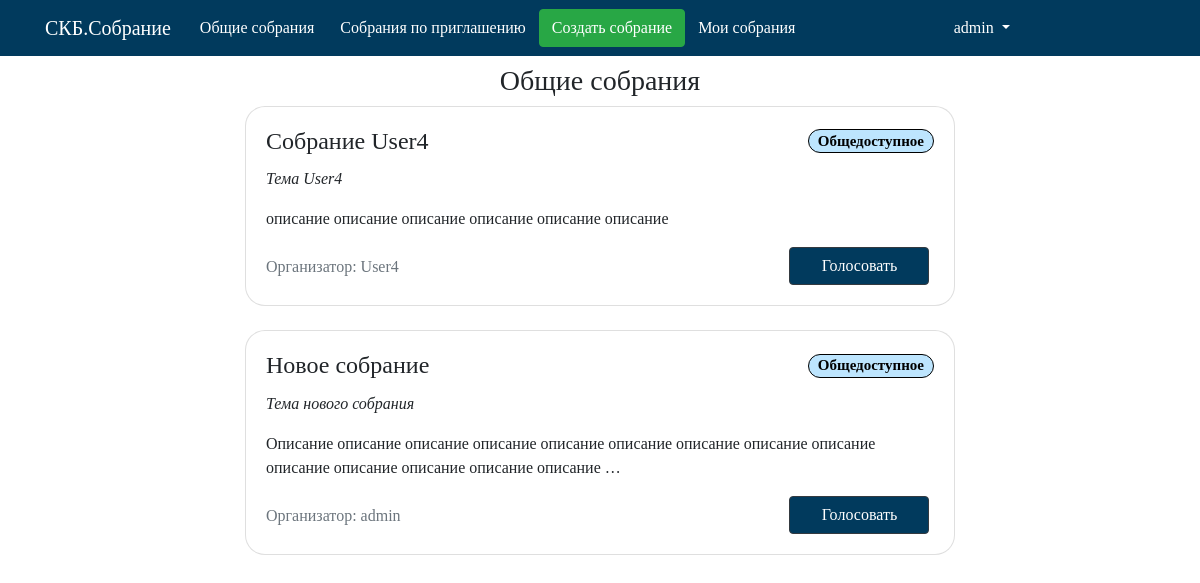
Page /maket/public_meetings/ (signed in) on the earlier database version.
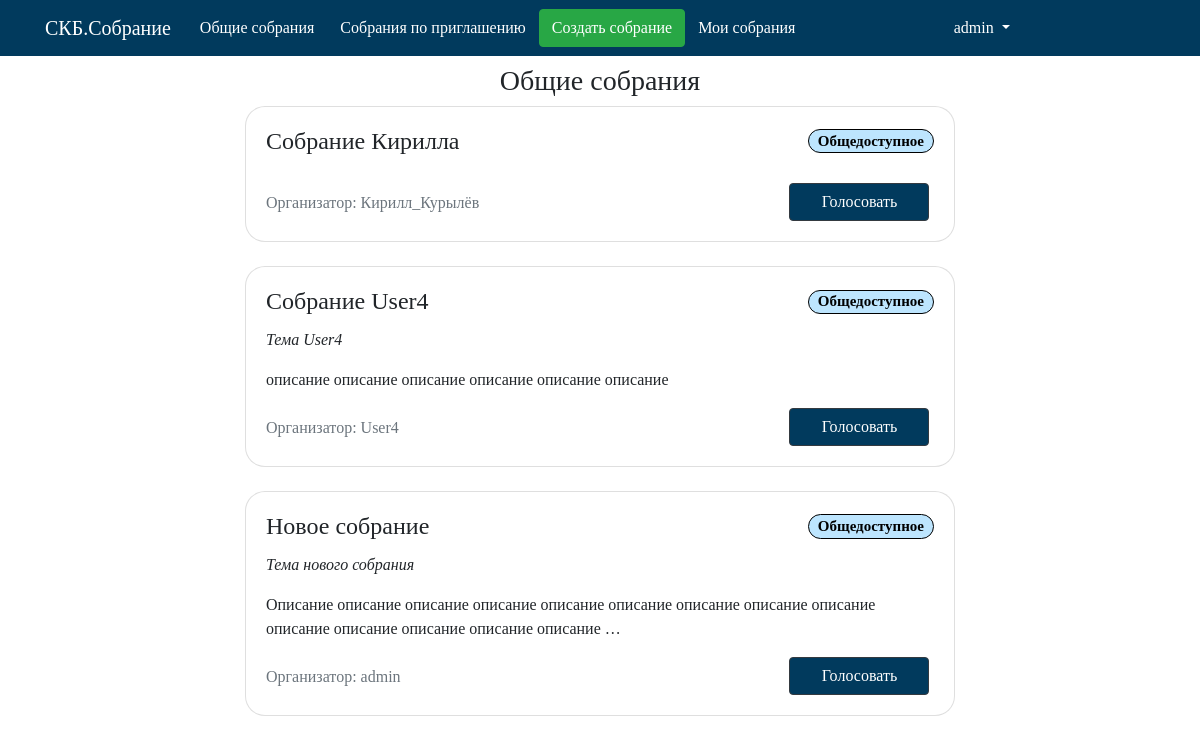
Same page on the later database version.
### maket/models.py (models this page shows, shortened)
class Collect(models.Model):  # Собрание
    name = models.CharField('Название собрания', max_length=100, db_index=True,primary_key=True)
    tpesobr = models.CharField('Тип собрания',max_length= 20,default='Общедоступное')
    user = models.ForeignKey(User,verbose_name='Организатор',on_delete=models.CASCADE,unique=False)
    theme = models.CharField('Тема собрания', max_length=250)
    description = models.CharField('Описание собрания',max_length=500)
    duration = models.TimeField(verbose_name='Длительность')
    slug = models.SlugField(blank=True)
    def get_absolute_url(self):
        return reverse('vote_meeting_url', kwargs={'meeting_slug': self.slug})

### maket/views.py (the view)
# urls.py: path('public_meetings/', public_meetings_list, name='public_meetings_list_url'),
def public_meetings_list(request):
    publicMeet = Collect.objects.filter(tpesobr="Общедоступное")
    publicMeet =publicMeet[::-1]
    context = {'publicMeet': publicMeet}
    return render(request, 'maket/public_meetings.html', context)

### maket/templates/maket/public_meetings.html
{% extends 'maket/base.html' %}
{% block menu %}
{% if user.is_authenticated %}
{% include 'maket/includes/nav.html' %}
{% else %}
{% include 'maket/includes/nav_sign_log.html' %}
{% endif %}
{% endblock %}
{% block name %}
{% if user.is_authenticated %}
Общие собрания
{% endif %}
{% endblock %}
{% block content %}
{% if user.is_authenticated %}
{% if not publicMeet %}
<h4 align="center"> <p class="text-danger">Общедоступных собраний нет</p> </h4>
{% else %}
{% for col in publicMeet %}
{% include 'maket/includes/base_card.html' %}
{% endfor %}
{% endif %}
{% endif %}
{% endblock %}

### maket/templates/maket/includes/base_card.html (shortened to what this page needs)
<div class="col-md-8 offset-md-2" >
    <div class="card mb-4">
        <div class="card-body">
            <div class="row">
                <h4 class="card-title col-md-8">{{ col.name|truncatechars:30 }} </h4>
                <h5 class="card-title col-md-4 text-right"><span class="badge badge-pill badge-info" data-toggle="tooltip" data-placement="right" >{{ col.tpesobr }}</span></h5>
            </div>
            <p class="card-text font-italic"> {{ col.theme|truncatechars:60 }}</p>
            <p class="card-text "> {{ col.description|truncatechars:127 }}</p>
            <div class="row">
                <div class=" col-md-7 pt-2">
                   <p class="card-text text-muted"> Организатор: {{ col.user }}</p>
                </div>
                <div class=" col-md-2">
                </div>
                <div class="col-md-3">
                    <a href="{{ col.get_absolute_url }}" class="btn btn-dark mr-0 vote">Голосовать</a>
                </div>
            </div>
        </div>
    </div>
</div>

Differences in the rows shown:
added Collect: name "Собрание Кирилла", tpesobr "Общедоступное", user "Кирилл_Курылёв"
